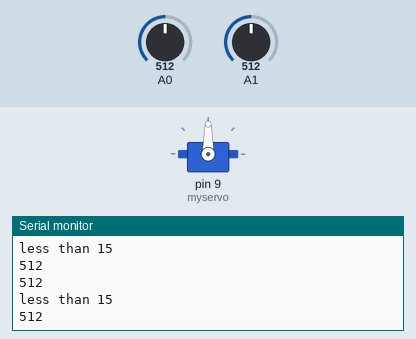
This sketch was run on a simulated Arduino Uno, built with avr-gcc and run on an emulated ATmega328P. On the bench: servo, the last lines printed to the serial monitor. The inputs (shaded band) are chosen by the test bench; at power-on: A0 = 512, A1 = 512.

Above: at 1.2 s.
1.3 s: A0 set to 981
At 1.9 s:
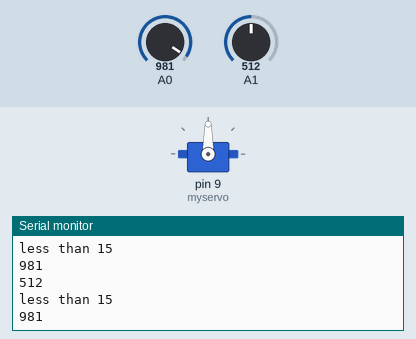
2.8 s: A0 set to 1014
At 3.5 s:
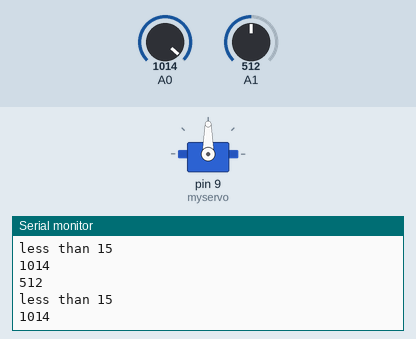
5.8 s: A1 set to 107
At 6.9 s:
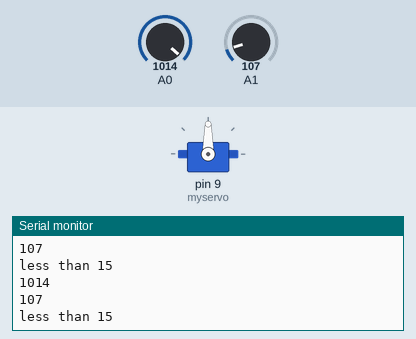
7.3 s: A1 set to 94
At 8.2 s:
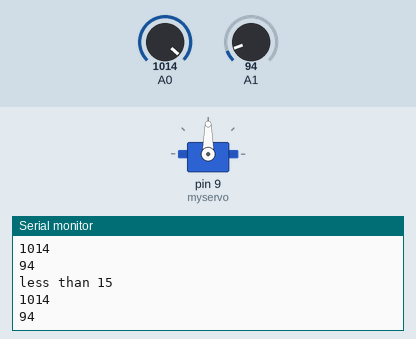
Timing chart, 0 to 10.3 s (numbered marks = the images above; inputs shaded):
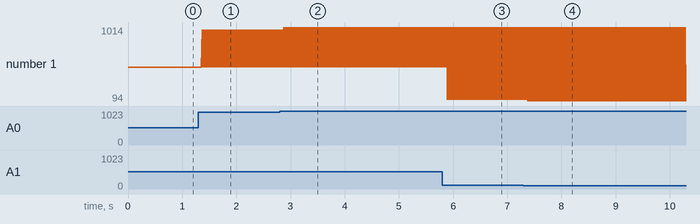

The sketch:

servoMotor-followLight.ino
```cpp
#include <Servo.h>

Servo myservo;


void setup() {
  //ouihihyvb
  myservo.attach(9);

  Serial.begin(9600);
  Serial.begin(9600);
}


void loop() {

  // lightSensor Inputs
  int sensorValue_1 = analogRead(A0);
  int sensorValue_2 = analogRead(A1);

  //print sensorValues
  Serial.println(sensorValue_1);
  //Serial.println(" _sns1");
  delay(1);
  Serial.println(sensorValue_2);
  //Serial.println(" _sns2");
  delay(1);


  //  long left, forward, right;
  //  myservo.write(0);
  //  delay(1500);
  //
  //  myservo.write(90);
  //  delay(1500);
  //
  //  myservo.write(190);
  //  delay(1500);

  // if the difference between the two sensors > 15 then the motor turn 90
  if (sensorValue_1 - sensorValue_2 < 15 || sensorValue_2 - sensorValue_1 < 15) {
    myservo.write(90);
    Serial.println("less than 15");

    // if not > 15 the motor follow the highr value sensor
  } else {
    if (sensorValue_1 > sensorValue_2) {
      myservo.write(0);
    } else {
      myservo.write(180);
    }
  }
}
```

Measured:
- the behaviour switches between 100 and 99 on A1 (found by bisection; images 3 and 4)
- after the input at 1.3 s, the serial monitor: prints a new line after 0.07 s (image 1)
- after the input at 2.8 s, the serial monitor: prints a new line after 0.07 s (image 2)
- after the input at 5.8 s, the serial monitor: prints a new line after 0.09 s (image 3)
- after the input at 7.3 s, the serial monitor: prints a new line after 0.08 s (image 4)
- plotted number 1: 512 → 981 after the input at 1.3 s, 512 → 107 after the input at 5.8 s, 107 → 94 after the input at 7.3 s
